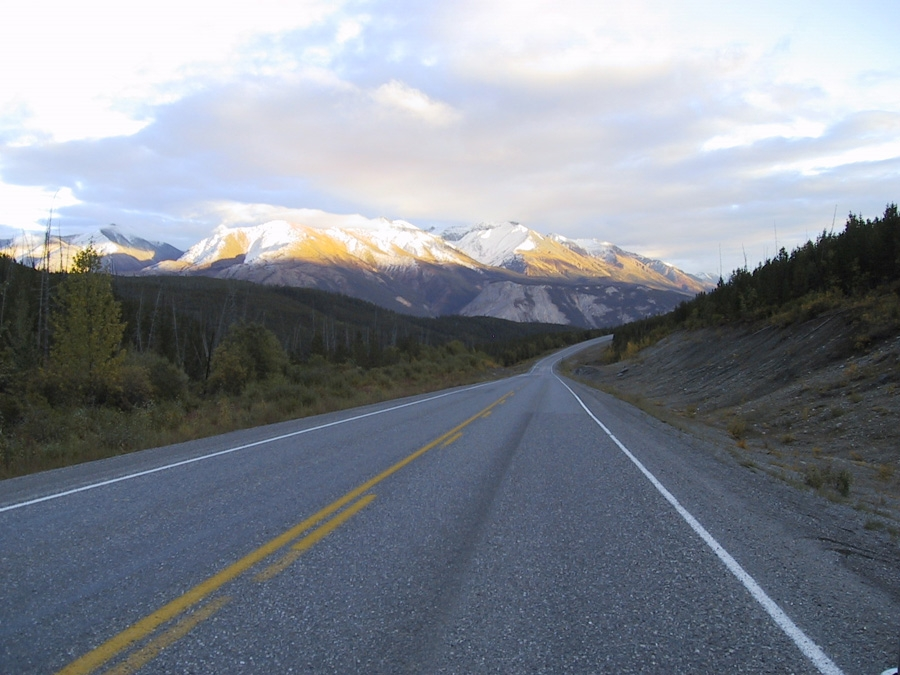
#> input picture line-detector/data/highway.jpg, 900 x 675 px
$ python line_detector.py
#> lines starting #> are read from the running program, lines starting #| are printed output that depends on the picture; after the words box and inside, x2 and y2 are one past the last pixel; in counts of white or black regions, pixels touching at a corner belong together
"""
Python program to illustrate HoughLine
method for line detection

Taken and cleaned from
    https://www.geeksforgeeks.org/line-detection-python-opencv-houghline-method/
"""
# %%
import cv2
import numpy as np


# %%
# Reading the required image in
# which operations are to be done.
# Make sure that the image is in the same
# directory in which this python program is
# img = cv2.imread('data/lines.jpg')
# img = cv2.imread('data/spider-web.jpg')
img = cv2.imread('data/highway.jpg')
#> img is the input picture: shape (675, 900, 3); mean B, G, R 145.9, 136.5, 130.8


# %%
# get the edges
def get_edges(image):
    """Get the edges of an image.

    :param image: the image to get the edges of
    :returns:     the edges of the image"""
    # Convert the img to greyscale
    grey = cv2.cvtColor(image, cv2.COLOR_BGR2GRAY)
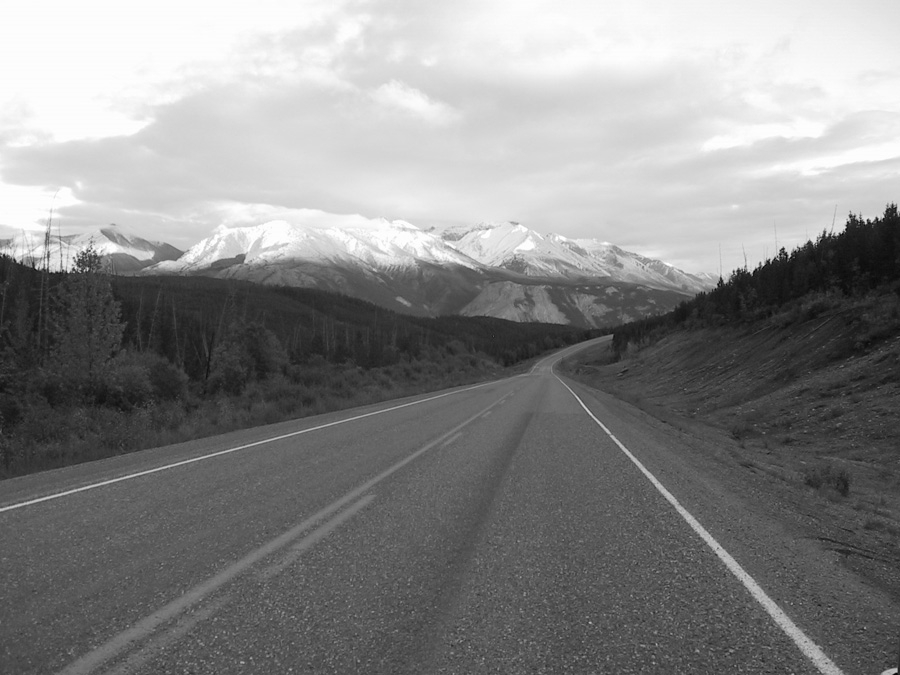
#> grey: shape (675, 900); min 2, max 255, mean 135.9

    # Apply edge detection method on the image
    result = cv2.Canny(grey, 50, 150, apertureSize=3)
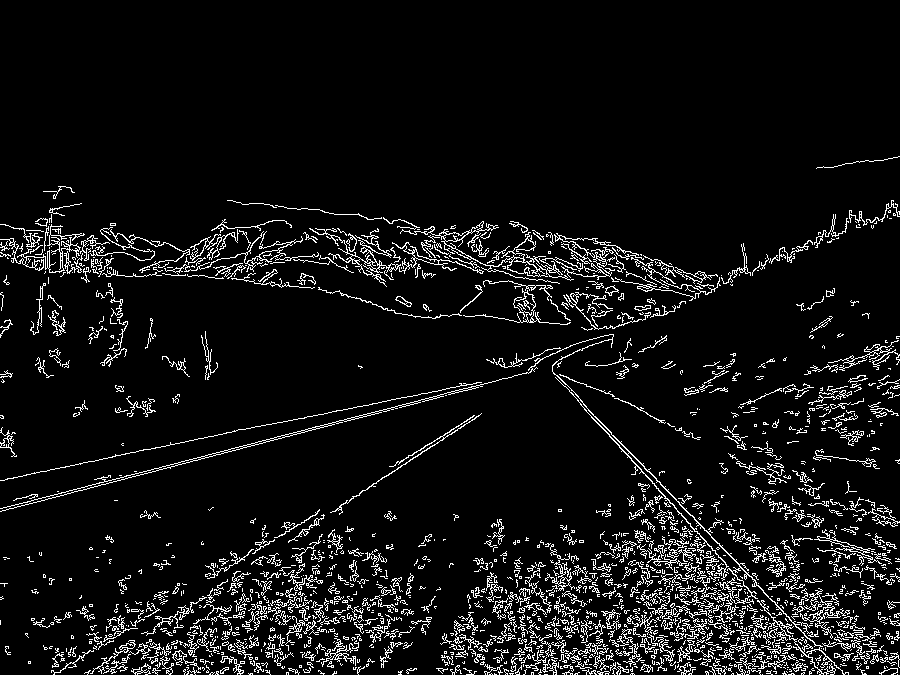
#> result: shape (675, 900); 7.1% white in thin lines or dots, all inside (x1, y1, x2, y2) = (0, 156, 900, 675)

    return result


edges = get_edges(img)


# %%
# get the lines
def get_lines(edge_image):
    """Get the lines from an edge image."""
    # This returns an array of r and theta values
    return cv2.HoughLines(edges, 1, np.pi / 180, 200)


lines = get_lines(edges)
#> lines = 122 rows, first 8: [-139, 2.37], [-162, 2.41], [609, 0.995], [495, 1.31], [641, 1.59], [492, 1.33], [662, 1.54], [674, 1.54]
if lines is None:
    lines = []
print(lines)
#> (printed output is left out)


# %%
# draw all lines
def draw_line(target, dist_to_origin, theta):
    """Draw all lines on the image.

    :param target: the target image to draw on
    :param r:      the distance of the line to the lower left corner
    :param theta:  the angle between the x-axis and the point on the line that
                   is closest to the origin"""
    # the longest line can never be larger than the image itself
    infinity = target.shape[0] + target.shape[1]

    cos_theta = np.cos(theta)
    sin_theta = np.sin(theta)

    x_closest_to_origin = cos_theta * dist_to_origin
    y_closest_to_origin = sin_theta * dist_to_origin

    # startpoint of line
    x_start = int(x_closest_to_origin + infinity*(-sin_theta))
    y_start = int(y_closest_to_origin + infinity*(cos_theta))

    # endpoint of line
    x_stop = int(x_closest_to_origin - infinity*(-sin_theta))
    y_stop = int(y_closest_to_origin - infinity*(cos_theta))

    # cv2.line draws a line in target from the point (x_start, y_start)
    # to (x_stop, y_stop).
    # (0, 0, 255) denotes the colour of the line to be
    # drawn. In this case, it is red.
    cv2.line(target, (x_start, y_start), (x_stop, y_stop), (0, 0, 255), 2)


def draw_lines(target, lines):
    """Draw all lines on the target image."""
    for line in lines:
        r, theta = line[0]
        draw_line(target, r, theta)
#> this loop made 122 passes
#> (r, theta, cos_theta in draw_line, sin_theta in draw_line, x_closest_to_origin in draw_line, y_closest_to_origin in draw_line, x_start in draw_line, y_start in draw_line) on passes 1 to 12: (-139, 2.37, -0.719, 0.695, 99.99, -96.56, -994, -1229), (-162, 2.41, -0.743, 0.669, 120.4, -108.4, -933, -1278), (609, 0.995, 0.545, 0.839, 331.7, 510.8, -989, 1368), (495, 1.31, 0.259, 0.966, 128.1, 478.1, -1393, 885), (641, 1.59, -0.0175, 1, -11.19, 640.9, -1585, 613), (492, 1.33, 0.242, 0.97, 119, 477.4, -1409, 858), (662, 1.54, 0.0349, 0.999, 23.1, 661.6, -1550, 716), (674, 1.54, 0.0349, 0.999, 23.52, 673.6, -1550, 728), (659, 1.55, 0.0175, 1, 11.5, 658.9, -1563, 686), (612, 1.62, -0.0523, 0.999, -32.03, 611.2, -1604, 528), (650, 1.55, 0.0175, 1, 11.34, 649.9, -1563, 677), (658, 1.57, -4.37e-08, 1, -2.88e-05, 658, -1575, 657)
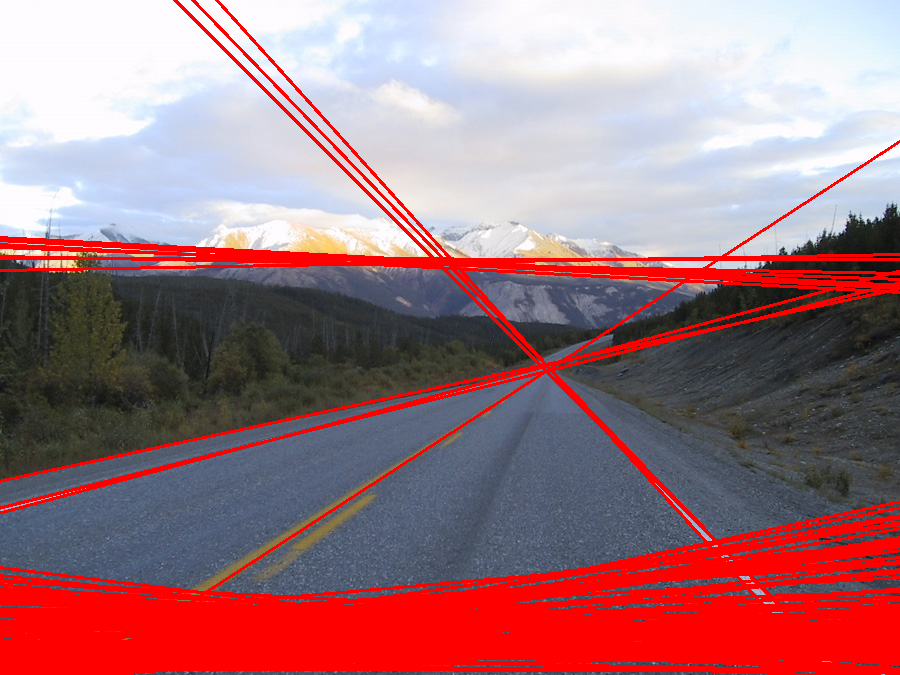
#> target: shape (675, 900, 3); mean B, G, R 124.4, 117.3, 161.9
#> (printed output is left out)


img_with_lines = img.copy()
draw_lines(img_with_lines, lines)


# %%
# Write the lines
# All the changes made in the input image are finally
# written on a new image output.jpg
cv2.imwrite('output.jpg', img_with_lines)


# %%
# filter out horizontal lines
def remove_horizontal_lines(lines):
    result = []
    for line in lines:
        _, theta = line[0]
        if theta < (3 / 8) * np.pi or theta > (5 / 8) * np.pi:
            result.append(line)
#> this loop made 122 passes
#> (line, theta) on passes 1 to 12: ([[-139, 2.37]], 2.37), ([[-162, 2.41]], 2.41), ([[609, 0.995]], 0.995), ([[495, 1.31]], 1.31), ([[641, 1.59]], 1.59), ([[492, 1.33]], 1.33), ([[662, 1.54]], 1.54), ([[674, 1.54]], 1.54), ([[659, 1.55]], 1.55), ([[612, 1.62]], 1.62), ([[650, 1.55]], 1.55), ([[658, 1.57]], 1.57)
#> line on passes 41 to 46: [[636, 1.55]], [[624, 1.61]], [[634, 1.48]], [[656, 1.57]], [[670, 1.54]], [[665, 1.55]]
    return result

print(lines)
vertical_lines = remove_horizontal_lines(lines)
img_with_lines = img.copy()
draw_lines(img_with_lines, vertical_lines)
#> the loop in draw_lines (call 2), `for line in lines:` made 4 passes
#> after the loop in draw_lines (call 2), `for line in lines:`:
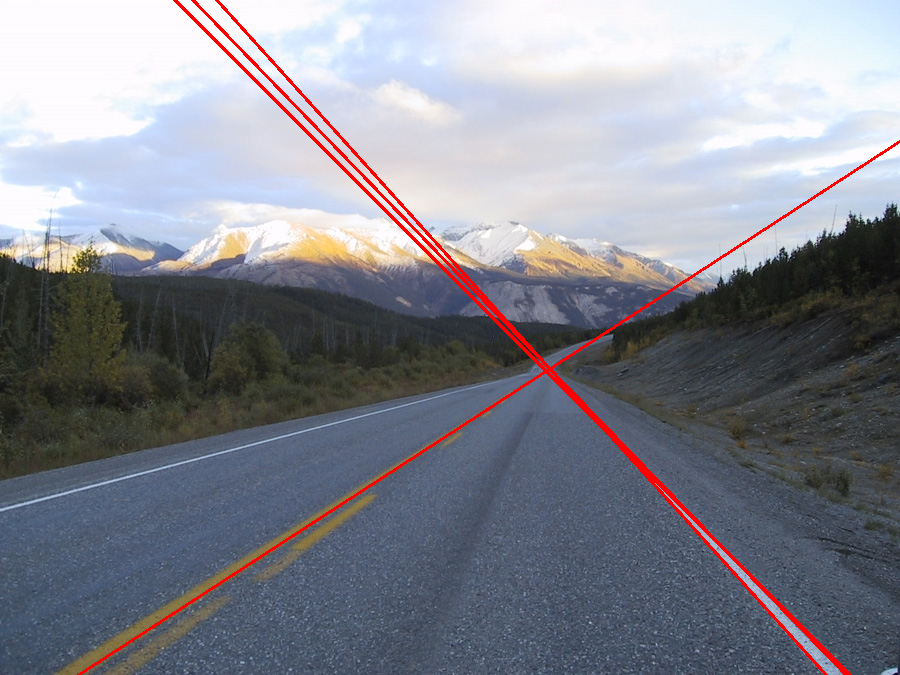
#> target: shape (675, 900, 3); mean B, G, R 142.9, 133.7, 132.6
cv2.imwrite('output_vertical.jpg', img_with_lines)


# %%
